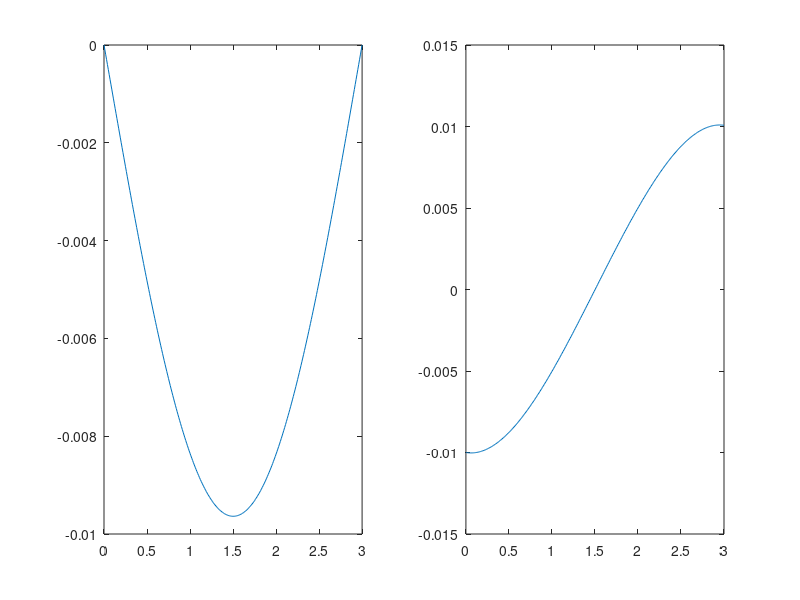

Write MATLAB code to recreate this figure.
clear all
close all

L = 3; T = 5.0E4; w = 1E5;
x0 = 0;
h = 0.01;
alfa = 5E-8;
x = x0:h:L;
N = length(x);
v = nan(1,N);
y = nan(1,N);
y(1) = 0;
v(1) = -0.01;
B = 0;
guess = [-0.01 0.01];
result = nan(1,2);

for i = 1:1:2
    for k = 1:N-1
        v(k+1) = v(k) + ( 2*alfa*T*guess(i)+alfa*w*x(k)*( L-x(k) ) )*h;
        y(k+1) = y(k) + v(k) * h;
    end
    result(i) = y(N);
end
m = ( result(2)-result(1) )/( guess(2)-guess(1) ); 
guess(3) = guess(2) + (B-result(2))/m;
while abs( guess(2)-guess(1) ) > 1E-5
    %para manter o ciclo limpo
    guess(1) = guess(2);
    result(1) = result(2);
    guess(2) = guess(3);
    result(2) = result(1);
    
    %Euler
    for k = 1:N-1
        v(k+1) = v(k) + ( 2*alfa*T*guess(2)+alfa*w*x(k)*( L-x(k) ) )*h;
        y(k+1) = y(k) + v(k) * h;
    end
    result(2) = y(N);
    m = ( result(2)-result(1) )/( guess(2)-guess(1) ); 
    %b = result(2)-m*guess(2); % nao e necessario
    guess(3) = guess(2) + (B-result(2))/m;
    %seria de recomendar usar um valor limite para ver a covergencia
end
subplot(1,2,1)
plot(x,y)
subplot(1,2,2)
plot(x,v)

%Runge-Kutta
clear all
close all

L = 3; T = 5.0E4; w = 1E5;
x0 = 0;
h = 0.01;
alfa = 5E-8;
x = x0:h:L;
N = length(x);
v = nan(1,N);
y = nan(1,N);
y(1) = 0;
v(1) = -0.01;
B = 0;
guess = [-0.01 0.01];
result = nan(1,2);

fy = @(V) V; %derivada posicao
fv = @(y,x) 2*alfa*T*y+alfa*w*x*( L-x ); %derivada tempo
for i = 1:1:2
    for k = 1:N-1
        r1v = fv( guess(i), x(k) );
        r1y = fy( v(k) );
        
        r2v = fv( guess(i),x(k) + r1y*h/2);
        r2y = fy( v(k) + r1v*h/2);
        
        y(k+1) = y(k) + r2y*h;
        v(k+1) = v(k) + r2v*h;
    end
    result(i) = y(N);
end
m = ( result(2)-result(1) )/( guess(2)-guess(1) ); 
guess(3) = guess(2) + (B-result(2))/m;
while abs( guess(2)-guess(1) ) > 1E-5
    %para manter o ciclo limpo
    guess(1) = guess(2);
    result(1) = result(2);
    guess(2) = guess(3);
    result(2) = result(1);
    
    %Euler
    for k = 1:N-1
        r1v = fv( guess(2), x(k) );
        r1y = fy( v(k) );
        
        r2v = fv( guess(2),x(k) + r1y*h/2);
        r2y = fy( v(k) + r1v*h/2);
        
        y(k+1) = y(k) + r2y*h;
        v(k+1) = v(k) + r2v*h;
    end
    result(2) = y(N);
    m = ( result(2)-result(1) )/( guess(2)-guess(1) ); 
    %b = result(2)-m*guess(2); % nao e necessario
    guess(3) = guess(2) + (B-result(2))/m;
    %seria de recomendar usar um valor limite para ver a covergencia
end
subplot(1,2,1)
plot(x,y)
subplot(1,2,2)
plot(x,v)
